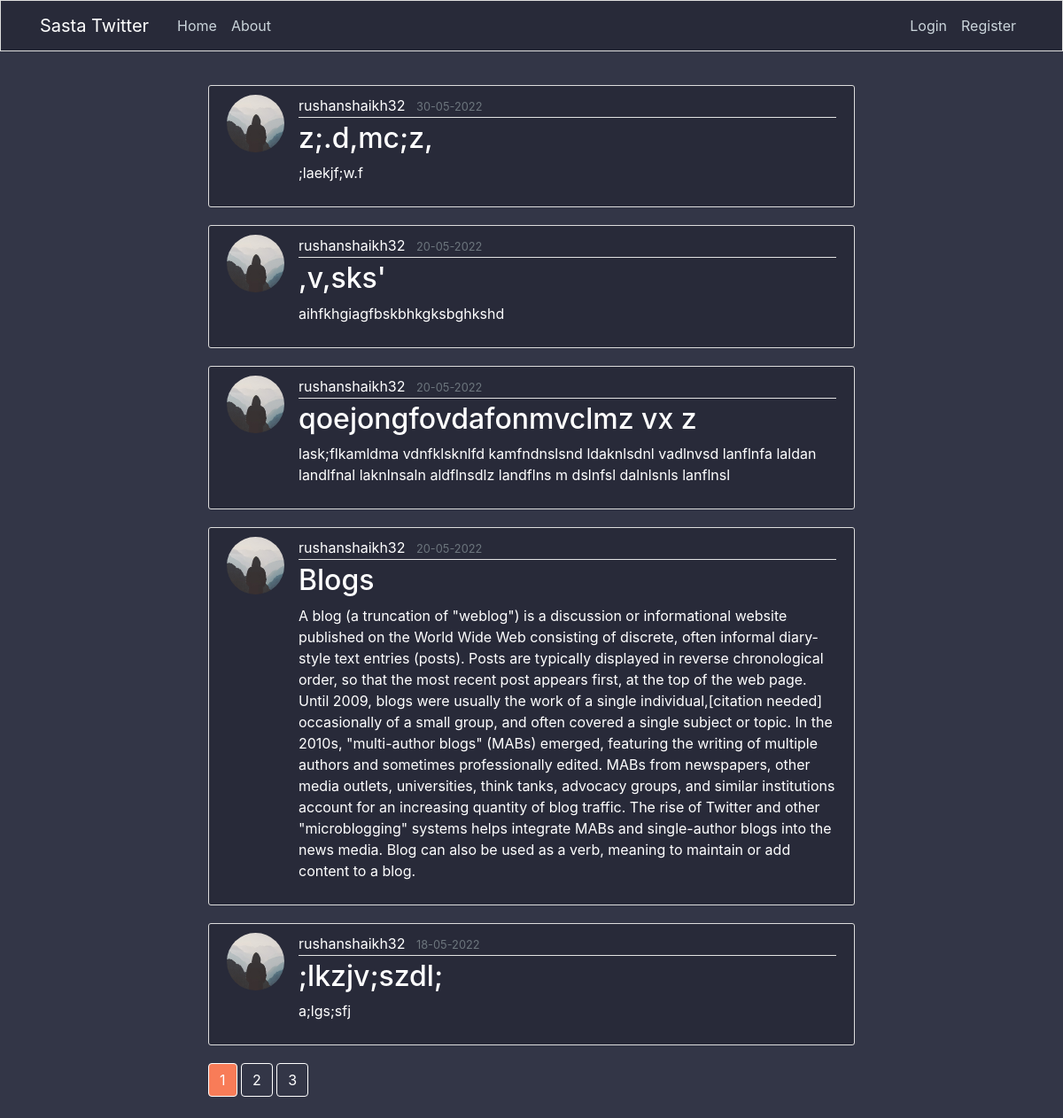
The page /home on the database its author committed.
### flaskblog/models.py (models this page shows, shortened)
class Post(db.Model):
	id = db.Column(db.Integer, primary_key=True)
	title = db.Column(db.String(100), nullable=False)
	date = db.Column(db.DateTime, nullable=False,default=datetime.utcnow)
	content = db.Column(db.Text, nullable=False)
	user_id = db.Column(db.Integer, db.ForeignKey('user.id'),nullable=False)

class User(db.Model,UserMixin):
	id = db.Column(db.Integer, primary_key=True)
	username = db.Column(db.String(50), unique=True, nullable=False)
	email = db.Column(db.String(50), unique=True, nullable=False)
	image_file = db.Column(db.String(50), nullable=False, default='default.jpeg')
	password = db.Column(db.String(60), nullable=False)
	posts = db.relationship('Post',backref='author',lazy=True)

### flaskblog/main/routes.py (the view)
@main.route("/")
@main.route("/home")
def home():
	page=request.args.get('page',1,type=int)
	posts = Post.query.order_by(Post.date.desc()).paginate(page=page,per_page=5)
	return render_template('home.html',posts=posts)

### flaskblog/templates/home.html
{%extends 'layout.html'%}
{%block content%}
	{%for post in posts.items%}
		<article class="media content-section">
			<img class="rounded-circle article-img" src="{{url_for('static',filename='profile_pics/'+ post.author.image_file)}}">
		  <div class="media-body">
		    <div class="article-metadata">
		      <a class="mr-2" href="{{url_for('users.user_posts',username=post.author.username)}}">{{ post.author.username }}</a>
		      <small class="text-muted">{{ post.date.strftime('%d-%m-%Y') }}</small>
		    </div>
		    <h2><a class="article-title" href="{{url_for('posts.post',post_id=post.id)}}">{{ post.title }}</a></h2>
		    <p class="article-content">{{ post.content }}</p>
		  </div>
		</article>
	{%endfor%}
	{%for page_num in posts.iter_pages(left_edge=1,right_edge=1,left_current=1,right_current=2)%}
		{%if page_num%}
			{%if posts.page == page_num%}
				<a class="btn btn-info mb-4" href="{{url_for('main.home',page=page_num)}}">{{page_num}}</a>
			{%else%}
				<a class="btn btn-outline-info mb-4" href="{{url_for('main.home',page=page_num)}}">{{page_num}}</a>
			{%endif%}
		{%else%}
			....
		{%endif%}
	{%endfor%}
{%endblock content%}

### flaskblog/templates/layout.html (shortened to what this page needs)
<!DOCTYPE html>
<html>
<head>
    <link rel="stylesheet" href="https://cdn.jsdelivr.net/npm/bootstrap@4.0.0/dist/css/bootstrap.min.css">
	<link rel="stylesheet" type="text/css" href="{{url_for('static', filename='main.css')}}">
</head>
<body>
	<header class="site-header">
	  <nav class="navbar navbar-expand-md navbar-dark bg-steel fixed-top">
	    <div class="container">
	      <a class="navbar-brand mr-4" href="/">Sasta Twitter</a>
	      <div class="collapse navbar-collapse" id="navbarToggle">
	        <div class="navbar-nav mr-auto">
	          <a class="nav-item nav-link " href="{{url_for('main.home')}}">Home</a>
	          <a class="navitem nav-link" href="{{url_for('main.about')}}">About</a>
	        </div>
	        <div class="navbar-nav">
	          {%if current_user.is_authenticated%}
	          	<a class="nav-item nav-link" href="{{url_for('posts.new_post')}}">New Post</a>
	          	<a class="nav-item nav-link" href="{{url_for('users.account')}}">Account</a>
	          	<a class="nav-item nav-link" href="{{url_for('users.logout')}}">Logout</a>
	          {%else%}
		        <a class="nav-item nav-link" href="{{url_for('users.login')}}">Login</a>
		        <a class="nav-item nav-link" href="{{url_for('users.register')}}">Register</a>
		      {%endif%}
	        </div>
	      </div>
	    </div>
	  </nav>
	</header>
	<main role="main" class="container">
	  <div class="row">
	    <div class="col-md-8 offset-md-2">
	      	{% block content %}{% endblock %}
	    </div>
	</main>
</body>
</html>

### flaskblog/static/main.css (style rules this page uses)
body { background: #333647; color: #ffffff; margin-top: 6rem; }
h1, h2, h3, h4, h5, h6 { color: #ffffff; }
.bg-steel { background-color: #282A39; border: 1px solid #dddddd; }
.site-header .navbar-nav .nav-link { color: #cbd5db; }
.content-section { background: #282A39; padding: 10px 20px; border: 1px solid #dddddd; border-radius: 3px; margin-bottom: 20px; }
.article-title { color: #ffffff; }
.article-content { white-space: pre-line; }
.article-img { height: 65px; width: 65px; margin-right: 16px; }
.article-metadata { padding-bottom: 1px; margin-bottom: 4px; border-bottom: 1px solid #e3e3e3 }
a { color: white; }
.btn-info { background-color: #F87C58; border-color: #fff; }
.btn-outline-info { color: #fff; background-color: #333647; border-color: #FFFFFF; }

### rows shown on the page
Post: image_file (placeholder picture), author.username "rushanshaikh32", date "30-05-2022", title "z;.d,mc;z,", content ";laekjf;w.f"
Post: image_file (placeholder picture), author.username "rushanshaikh32", date "20-05-2022", title ",v,sks'", content "aihfkhgiagfbskbhkgksbghkshd"
Post: image_file (placeholder picture), author.username "rushanshaikh32", date "20-05-2022", title "qoejongfovdafonmvclmz vx z", content "lask;flkamldma vdnfklsknlfd kamfndnslsnd ldaknlsdnl vadlnvsd lanflnfa laldan landlfnal laknlnsaln aldflnsdlz landflns m dslnfsl dalnlsnls lanflnsl"
Post: image_file (placeholder picture), author.username "rushanshaikh32", date "20-05-2022", title "Blogs", content "A blog (a truncation of \"weblog\") is a discussion or informational website published on the World Wide Web consisting of discrete, often informal diary-style text entries (posts). Posts are typically displayed in reverse chronological order, so that the most recent post appears first, at the top of the web page. Until 2009, blogs were usually the work of a single individual,[citation needed] occasionally of a small group, and often covered a single subject or topic. In the 2010s, \"multi-author blogs\" (MABs) emerged, featuring the writing of multiple authors and sometimes professionally edited. MABs from newspapers, other media outlets, universities, think tanks, advocacy groups, and similar…"
Post: image_file (placeholder picture), author.username "rushanshaikh32", date "18-05-2022", title ";lkzjv;szdl;", content "a;lgs;sfj"

### other values the page prints
{{ page_num }} "1"
{{ page_num }} "2" "3"
